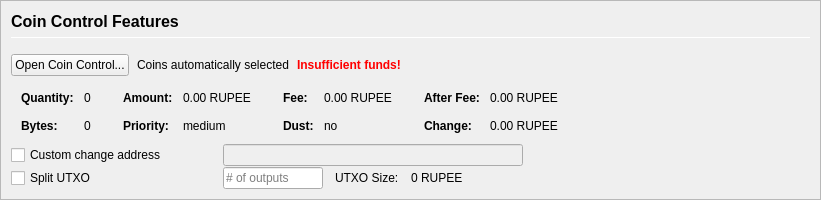
         <widget class="QFrame" name="frameCoinControl">
          <property name="sizePolicy">
           <sizepolicy hsizetype="Expanding" vsizetype="Expanding">
            <horstretch>0</horstretch>
            <verstretch>0</verstretch>
           </sizepolicy>
          </property>
          <property name="maximumSize">
           <size>
            <width>16777215</width>
            <height>16777215</height>
           </size>
          </property>
          <property name="frameShape">
           <enum>QFrame::StyledPanel</enum>
          </property>
          <property name="frameShadow">
           <enum>QFrame::Sunken</enum>
          </property>
          <layout class="QVBoxLayout" name="verticalLayoutCoinControl2">
           <property name="spacing">
            <number>0</number>
           </property>
           <property name="leftMargin">
            <number>0</number>
           </property>
           <property name="topMargin">
            <number>0</number>
           </property>
           <property name="rightMargin">
            <number>0</number>
           </property>
           <property name="bottomMargin">
            <number>0</number>
           </property>
           <item>
            <widget class="QFrame" name="frameCoinControl_BG">
             <layout class="QVBoxLayout" name="verticalLayoutCoinControl" stretch="0,0,0,0,0,0">
              <property name="spacing">
               <number>1</number>
              </property>
              <property name="leftMargin">
               <number>10</number>
              </property>
              <property name="topMargin">
               <number>10</number>
              </property>
              <item>
               <layout class="QHBoxLayout" name="horizontalLayoutCoinControl1">
                <property name="bottomMargin">
                 <number>15</number>
                </property>
                <item>
                 <layout class="QVBoxLayout" name="verticalLayout_3">
                  <property name="spacing">
                   <number>6</number>
                  </property>
                  <item>
                   <widget class="QLabel" name="labelCoinControlFeatures">
                    <property name="sizePolicy">
                     <sizepolicy hsizetype="Preferred" vsizetype="Maximum">
                      <horstretch>0</horstretch>
                      <verstretch>0</verstretch>
                     </sizepolicy>
                    </property>
                    <property name="minimumSize">
                     <size>
                      <width>0</width>
                      <height>20</height>
                     </size>
                    </property>
                    <property name="font">
                     <font>
                      <pointsize>12</pointsize>
                      <weight>75</weight>
                      <bold>true</bold>
                     </font>
                    </property>
                    <property name="styleSheet">
                     <string notr="true">font-weight:bold;</string>
                    </property>
                    <property name="text">
                     <string>Coin Control Features</string>
                    </property>
                   </widget>
                  </item>
                  <item>
                   <widget class="Line" name="line">
                    <property name="minimumSize">
                     <size>
                      <width>0</width>
                      <height>1</height>
                     </size>
                    </property>
                    <property name="maximumSize">
                     <size>
                      <width>16777215</width>
                      <height>1</height>
                     </size>
                    </property>
                    <property name="orientation">
                     <enum>Qt::Horizontal</enum>
                    </property>
                   </widget>
                  </item>
                 </layout>
                </item>
               </layout>
              </item>
              <item>
               <layout class="QHBoxLayout" name="horizontalLayoutCoinControl2" stretch="0,0,0,0">
                <property name="spacing">
                 <number>8</number>
                </property>
                <property name="bottomMargin">
                 <number>10</number>
                </property>
                <item>
                 <widget class="QPushButton" name="pushButtonCoinControl">
                  <property name="styleSheet">
                   <string notr="true"/>
                  </property>
                  <property name="text">
                   <string>Open Coin Control...</string>
                  </property>
                  <property name="autoDefault">
                   <bool>false</bool>
                  </property>
                 </widget>
                </item>
                <item>
                 <widget class="QLabel" name="labelCoinControlAutomaticallySelected">
                  <property name="text">
                   <string>Coins automatically selected</string>
                  </property>
                  <property name="margin">
                   <number>5</number>
                  </property>
                 </widget>
                </item>
                <item>
                 <widget class="QLabel" name="labelCoinControlInsuffFunds">
                  <property name="font">
                   <font>
                    <weight>75</weight>
                    <bold>true</bold>
                   </font>
                  </property>
                  <property name="styleSheet">
                   <string notr="true">color:red;font-weight:bold;</string>
                  </property>
                  <property name="text">
                   <string>Insufficient funds!</string>
                  </property>
                  <property name="margin">
                   <number>5</number>
                  </property>
                 </widget>
                </item>
                <item>
                 <spacer name="horizontalSpacerCoinControl">
                  <property name="orientation">
                   <enum>Qt::Horizontal</enum>
                  </property>
                  <property name="sizeHint" stdset="0">
                   <size>
                    <width>40</width>
                    <height>1</height>
                   </size>
                  </property>
                 </spacer>
                </item>
               </layout>
              </item>
              <item>
               <widget class="QWidget" name="widgetCoinControl" native="true">
                <property name="sizePolicy">
                 <sizepolicy hsizetype="Preferred" vsizetype="Preferred">
                  <horstretch>0</horstretch>
                  <verstretch>0</verstretch>
                 </sizepolicy>
                </property>
                <property name="minimumSize">
                 <size>
                  <width>0</width>
                  <height>0</height>
                 </size>
                </property>
                <property name="styleSheet">
                 <string notr="true"/>
                </property>
                <layout class="QHBoxLayout" name="horizontalLayoutCoinControl5">
                 <property name="leftMargin">
                  <number>0</number>
                 </property>
                 <property name="topMargin">
                  <number>0</number>
                 </property>
                 <property name="rightMargin">
                  <number>0</number>
                 </property>
                 <property name="bottomMargin">
                  <number>0</number>
                 </property>
                 <item>
                  <layout class="QHBoxLayout" name="horizontalLayoutCoinControl3" stretch="0,0,0,1">
                   <property name="spacing">
                    <number>20</number>
                   </property>
                   <property name="topMargin">
                    <number>0</number>
                   </property>
                   <property name="bottomMargin">
                    <number>10</number>
                   </property>
                   <item>
                    <layout class="QFormLayout" name="formLayoutCoinControl1">
                     <property name="horizontalSpacing">
                      <number>10</number>
                     </property>
                     <property name="verticalSpacing">
                      <number>14</number>
                     </property>
                     <property name="leftMargin">
                      <number>10</number>
                     </property>
                     <property name="topMargin">
                      <number>4</number>
                     </property>
                     <property name="rightMargin">
                      <number>6</number>
                     </property>
                     <item row="0" column="0">
                      <widget class="QLabel" name="labelCoinControlQuantityText">
                       <property name="font">
                        <font>
                         <weight>75</weight>
                         <bold>true</bold>
                        </font>
                       </property>
                       <property name="text">
                        <string>Quantity:</string>
                       </property>
                       <property name="margin">
                        <number>0</number>
                       </property>
                      </widget>
                     </item>
                     <item row="0" column="1">
                      <widget class="QLabel" name="labelCoinControlQuantity">
                       <property name="cursor">
                        <cursorShape>IBeamCursor</cursorShape>
                       </property>
                       <property name="contextMenuPolicy">
                        <enum>Qt::ActionsContextMenu</enum>
                       </property>
                       <property name="text">
                        <string notr="true">0</string>
                       </property>
                       <property name="margin">
                        <number>0</number>
                       </property>
                       <property name="textInteractionFlags">
                        <set>Qt::LinksAccessibleByMouse|Qt::TextSelectableByKeyboard|Qt::TextSelectableByMouse</set>
                       </property>
                      </widget>
                     </item>
                     <item row="1" column="0">
                      <widget class="QLabel" name="labelCoinControlBytesText">
                       <property name="font">
                        <font>
                         <weight>75</weight>
                         <bold>true</bold>
                        </font>
                       </property>
                       <property name="text">
                        <string>Bytes:</string>
                       </property>
                      </widget>
                     </item>
                     <item row="1" column="1">
                      <widget class="QLabel" name="labelCoinControlBytes">
                       <property name="cursor">
                        <cursorShape>IBeamCursor</cursorShape>
                       </property>
                       <property name="contextMenuPolicy">
                        <enum>Qt::ActionsContextMenu</enum>
                       </property>
                       <property name="text">
                        <string notr="true">0</string>
                       </property>
                       <property name="textInteractionFlags">
                        <set>Qt::LinksAccessibleByMouse|Qt::TextSelectableByKeyboard|Qt::TextSelectableByMouse</set>
                       </property>
                      </widget>
                     </item>
                    </layout>
                   </item>
                   <item>
                    <layout class="QFormLayout" name="formLayoutCoinControl2">
                     <property name="horizontalSpacing">
                      <number>10</number>
                     </property>
                     <property name="verticalSpacing">
                      <number>14</number>
                     </property>
                     <property name="leftMargin">
                      <number>6</number>
                     </property>
                     <property name="topMargin">
                      <number>4</number>
                     </property>
                     <property name="rightMargin">
                      <number>6</number>
                     </property>
                     <item row="0" column="0">
                      <widget class="QLabel" name="labelCoinControlAmountText">
                       <property name="font">
                        <font>
                         <weight>75</weight>
                         <bold>true</bold>
                        </font>
                       </property>
                       <property name="text">
                        <string>Amount:</string>
                       </property>
                       <property name="margin">
                        <number>0</number>
                       </property>
                      </widget>
                     </item>
                     <item row="0" column="1">
                      <widget class="QLabel" name="labelCoinControlAmount">
                       <property name="cursor">
                        <cursorShape>IBeamCursor</cursorShape>
                       </property>
                       <property name="contextMenuPolicy">
                        <enum>Qt::ActionsContextMenu</enum>
                       </property>
                       <property name="text">
                        <string notr="true">0.00 RUPEE</string>
                       </property>
                       <property name="textInteractionFlags">
                        <set>Qt::LinksAccessibleByMouse|Qt::TextSelectableByKeyboard|Qt::TextSelectableByMouse</set>
                       </property>
                      </widget>
                     </item>
                     <item row="1" column="0">
                      <widget class="QLabel" name="labelCoinControlPriorityText">
                       <property name="font">
                        <font>
                         <weight>75</weight>
                         <bold>true</bold>
                        </font>
                       </property>
                       <property name="text">
                        <string>Priority:</string>
                       </property>
                      </widget>
                     </item>
                     <item row="1" column="1">
                      <widget class="QLabel" name="labelCoinControlPriority">
                       <property name="cursor">
                        <cursorShape>IBeamCursor</cursorShape>
                       </property>
                       <property name="contextMenuPolicy">
                        <enum>Qt::ActionsContextMenu</enum>
                       </property>
                       <property name="text">
                        <string>medium</string>
                       </property>
                       <property name="textInteractionFlags">
                        <set>Qt::LinksAccessibleByMouse|Qt::TextSelectableByKeyboard|Qt::TextSelectableByMouse</set>
                       </property>
                      </widget>
                     </item>
                    </layout>
                   </item>
                   <item>
                    <layout class="QFormLayout" name="formLayoutCoinControl3">
                     <property name="horizontalSpacing">
                      <number>10</number>
                     </property>
                     <property name="verticalSpacing">
                      <number>14</number>
                     </property>
                     <property name="leftMargin">
                      <number>6</number>
                     </property>
                     <property name="topMargin">
                      <number>4</number>
                     </property>
                     <property name="rightMargin">
                      <number>6</number>
                     </property>
                     <item row="0" column="0">
                      <widget class="QLabel" name="labelCoinControlFeeText">
                       <property name="font">
                        <font>
                         <weight>75</weight>
                         <bold>true</bold>
                        </font>
                       </property>
                       <property name="text">
                        <string>Fee:</string>
                       </property>
                       <property name="margin">
                        <number>0</number>
                       </property>
                      </widget>
                     </item>
                     <item row="0" column="1">
                      <widget class="QLabel" name="labelCoinControlFee">
                       <property name="cursor">
                        <cursorShape>IBeamCursor</cursorShape>
                       </property>
                       <property name="contextMenuPolicy">
                        <enum>Qt::ActionsContextMenu</enum>
                       </property>
                       <property name="text">
                        <string notr="true">0.00 RUPEE</string>
                       </property>
                       <property name="textInteractionFlags">
                        <set>Qt::LinksAccessibleByMouse|Qt::TextSelectableByKeyboard|Qt::TextSelectableByMouse</set>
                       </property>
                      </widget>
                     </item>
                     <item row="1" column="0">
                      <widget class="QLabel" name="labelCoinControlLowOutputText">
                       <property name="font">
                        <font>
                         <weight>75</weight>
                         <bold>true</bold>
                        </font>
                       </property>
                       <property name="text">
                        <string>Dust:</string>
                       </property>
                      </widget>
                     </item>
                     <item row="1" column="1">
                      <widget class="QLabel" name="labelCoinControlLowOutput">
                       <property name="cursor">
                        <cursorShape>IBeamCursor</cursorShape>
                       </property>
                       <property name="contextMenuPolicy">
                        <enum>Qt::ActionsContextMenu</enum>
                       </property>
                       <property name="text">
                        <string>no</string>
                       </property>
                       <property name="textInteractionFlags">
                        <set>Qt::LinksAccessibleByMouse|Qt::TextSelectableByKeyboard|Qt::TextSelectableByMouse</set>
                       </property>
                      </widget>
                     </item>
                    </layout>
                   </item>
                   <item>
                    <layout class="QFormLayout" name="formLayoutCoinControl4">
                     <property name="horizontalSpacing">
                      <number>10</number>
                     </property>
                     <property name="verticalSpacing">
                      <number>14</number>
                     </property>
                     <property name="leftMargin">
                      <number>6</number>
                     </property>
                     <property name="topMargin">
                      <number>4</number>
                     </property>
                     <property name="rightMargin">
                      <number>6</number>
                     </property>
                     <item row="0" column="0">
                      <widget class="QLabel" name="labelCoinControlAfterFeeText">
                       <property name="font">
                        <font>
                         <weight>75</weight>
                         <bold>true</bold>
                        </font>
                       </property>
                       <property name="text">
                        <string>After Fee:</string>
                       </property>
                       <property name="margin">
                        <number>0</number>
                       </property>
                      </widget>
                     </item>
                     <item row="0" column="1">
                      <widget class="QLabel" name="labelCoinControlAfterFee">
                       <property name="cursor">
                        <cursorShape>IBeamCursor</cursorShape>
                       </property>
                       <property name="contextMenuPolicy">
                        <enum>Qt::ActionsContextMenu</enum>
                       </property>
                       <property name="text">
                        <string notr="true">0.00 RUPEE</string>
                       </property>
                       <property name="textInteractionFlags">
                        <set>Qt::LinksAccessibleByMouse|Qt::TextSelectableByKeyboard|Qt::TextSelectableByMouse</set>
                       </property>
                      </widget>
                     </item>
                     <item row="1" column="0">
                      <widget class="QLabel" name="labelCoinControlChangeText">
                       <property name="font">
                        <font>
                         <weight>75</weight>
                         <bold>true</bold>
                        </font>
                       </property>
                       <property name="text">
                        <string>Change:</string>
                       </property>
                      </widget>
                     </item>
                     <item row="1" column="1">
                      <widget class="QLabel" name="labelCoinControlChange">
                       <property name="cursor">
                        <cursorShape>IBeamCursor</cursorShape>
                       </property>
                       <property name="contextMenuPolicy">
                        <enum>Qt::ActionsContextMenu</enum>
                       </property>
                       <property name="text">
                        <string notr="true">0.00 RUPEE</string>
                       </property>
                       <property name="textInteractionFlags">
                        <set>Qt::LinksAccessibleByMouse|Qt::TextSelectableByKeyboard|Qt::TextSelectableByMouse</set>
                       </property>
                      </widget>
                     </item>
                    </layout>
                   </item>
                  </layout>
                 </item>
                </layout>
               </widget>
              </item>
              <item>
               <layout class="QHBoxLayout" name="horizontalLayoutCoinControl4">
                <property name="spacing">
                 <number>12</number>
                </property>
                <property name="sizeConstraint">
                 <enum>QLayout::SetDefaultConstraint</enum>
                </property>
                <property name="topMargin">
                 <number>0</number>
                </property>
                <property name="rightMargin">
                 <number>0</number>
                </property>
                <item>
                 <widget class="QCheckBox" name="checkBoxCoinControlChange">
                  <property name="sizePolicy">
                   <sizepolicy hsizetype="Preferred" vsizetype="Preferred">
                    <horstretch>0</horstretch>
                    <verstretch>0</verstretch>
                   </sizepolicy>
                  </property>
                  <property name="minimumSize">
                   <size>
                    <width>200</width>
                    <height>0</height>
                   </size>
                  </property>
                  <property name="maximumSize">
                   <size>
                    <width>200</width>
                    <height>16777215</height>
                   </size>
                  </property>
                  <property name="toolTip">
                   <string>If this is activated, but the change address is empty or invalid, change will be sent to a newly generated address.</string>
                  </property>
                  <property name="text">
                   <string>Custom change address</string>
                  </property>
                 </widget>
                </item>
                <item>
                 <widget class="QValidatedLineEdit" name="lineEditCoinControlChange">
                  <property name="enabled">
                   <bool>false</bool>
                  </property>
                  <property name="sizePolicy">
                   <sizepolicy hsizetype="Preferred" vsizetype="Preferred">
                    <horstretch>0</horstretch>
                    <verstretch>0</verstretch>
                   </sizepolicy>
                  </property>
                  <property name="minimumSize">
                   <size>
                    <width>300</width>
                    <height>0</height>
                   </size>
                  </property>
                 </widget>
                </item>
                <item>
                 <widget class="QLabel" name="labelCoinControlChangeLabel">
                  <property name="sizePolicy">
                   <sizepolicy hsizetype="Preferred" vsizetype="Preferred">
                    <horstretch>0</horstretch>
                    <verstretch>0</verstretch>
                   </sizepolicy>
                  </property>
                  <property name="minimumSize">
                   <size>
                    <width>100</width>
                    <height>0</height>
                   </size>
                  </property>
                  <property name="text">
                   <string/>
                  </property>
                  <property name="margin">
                   <number>3</number>
                  </property>
                 </widget>
                </item>
               </layout>
              </item>
              <item>
               <layout class="QHBoxLayout" name="horizontalLayoutCoinControl6">
                <property name="spacing">
                 <number>12</number>
                </property>
                <property name="rightMargin">
                 <number>0</number>
                </property>
                <item>
                 <widget class="QCheckBox" name="splitBlockCheckBox">
                  <property name="sizePolicy">
                   <sizepolicy hsizetype="Preferred" vsizetype="Preferred">
                    <horstretch>0</horstretch>
                    <verstretch>0</verstretch>
                   </sizepolicy>
                  </property>
                  <property name="minimumSize">
                   <size>
                    <width>200</width>
                    <height>0</height>
                   </size>
                  </property>
                  <property name="maximumSize">
                   <size>
                    <width>200</width>
                    <height>16777215</height>
                   </size>
                  </property>
                  <property name="text">
                   <string>Split UTXO</string>
                  </property>
                 </widget>
                </item>
                <item>
                 <widget class="QLineEdit" name="splitBlockLineEdit">
                  <property name="sizePolicy">
                   <sizepolicy hsizetype="Preferred" vsizetype="Preferred">
                    <horstretch>50</horstretch>
                    <verstretch>0</verstretch>
                   </sizepolicy>
                  </property>
                  <property name="minimumSize">
                   <size>
                    <width>100</width>
                    <height>0</height>
                   </size>
                  </property>
                  <property name="maximumSize">
                   <size>
                    <width>100</width>
                    <height>16777215</height>
                   </size>
                  </property>
                  <property name="placeholderText">
                   <string># of outputs</string>
                  </property>
                 </widget>
                </item>
                <item>
                 <widget class="QLabel" name="labelBlockSizeText">
                  <property name="text">
                   <string>UTXO Size:</string>
                  </property>
                 </widget>
                </item>
                <item>
                 <widget class="QLabel" name="labelBlockSize">
                  <property name="text">
                   <string>0 RUPEE</string>
                  </property>
                 </widget>
                </item>
                <item>
                 <spacer name="horizontalSpacer_7">
                  <property name="orientation">
                   <enum>Qt::Horizontal</enum>
                  </property>
                  <property name="sizeHint" stdset="0">
                   <size>
                    <width>40</width>
                    <height>20</height>
                   </size>
                  </property>
                 </spacer>
                </item>
               </layout>
              </item>
              <item>
               <spacer name="verticalSpacerCoinControl">
                <property name="orientation">
                 <enum>Qt::Vertical</enum>
                </property>
                <property name="sizeHint" stdset="0">
                 <size>
                  <width>800</width>
                  <height>1</height>
                 </size>
                </property>
               </spacer>
              </item>
             </layout>
            </widget>
           </item>
          </layout>
         </widget>
